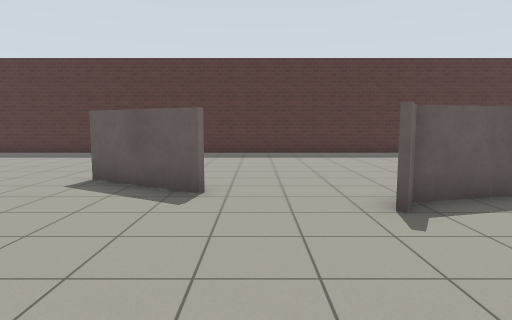
view 1 (above)

24 first-person views from a walk through a Gazebo world. The camera is 1.2 m above the floor, tilts 6° down and sees 75° across. The floor is counted in squares, 1 m on a side. Each view is taken from the middle of a square. On the plan, view 1 faces up. The plan holds only what a view shows up to about 13 squares ahead; the rest is blank. Simple patterns stand in for the simulator's built-in surfaces.

view 2
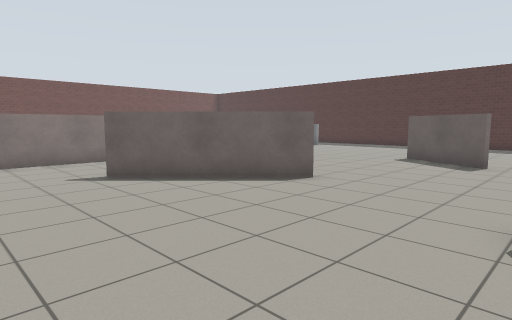

view 3
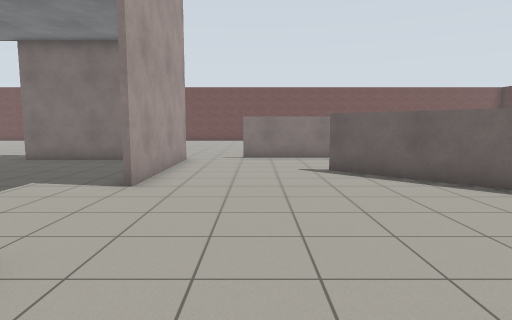

view 4
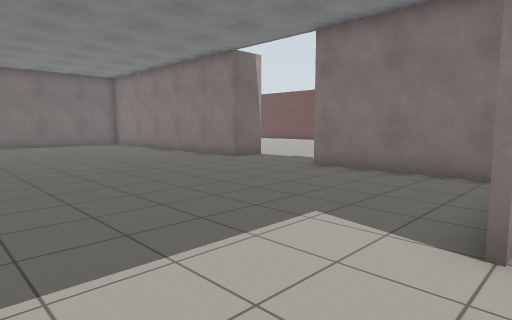

view 5
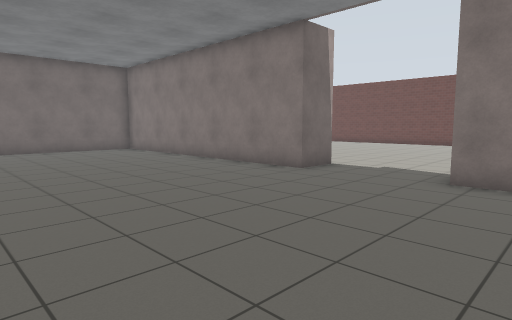

view 6
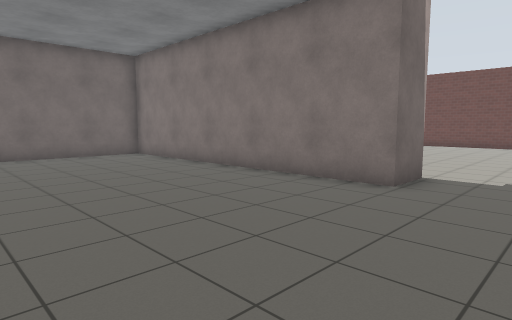

view 7
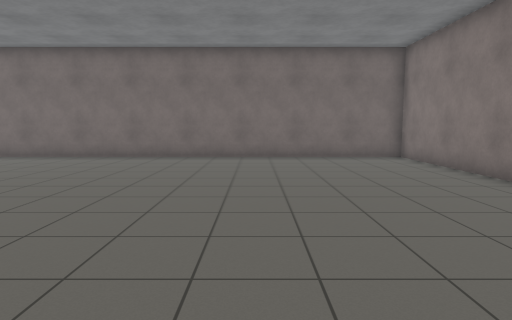

view 8
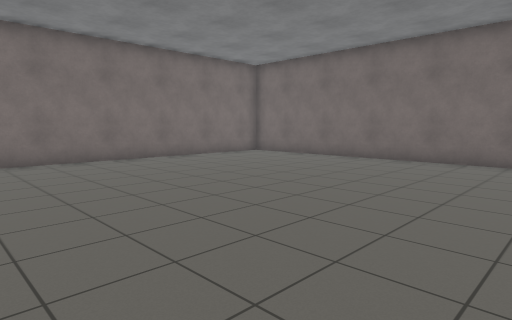

view 9
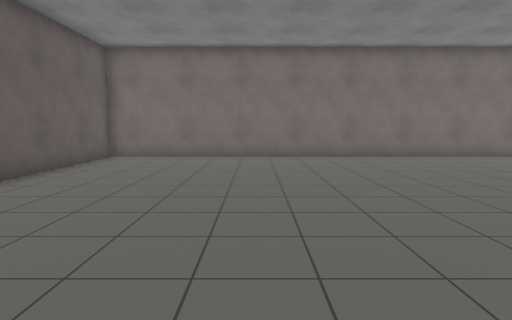

view 10
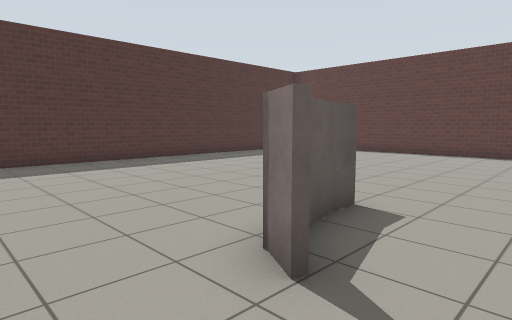

view 11
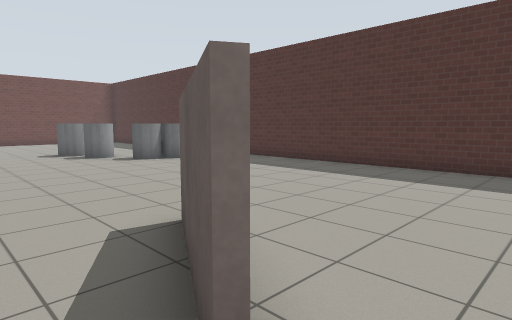

view 12
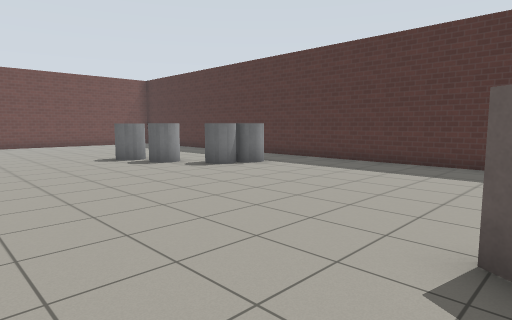

view 13
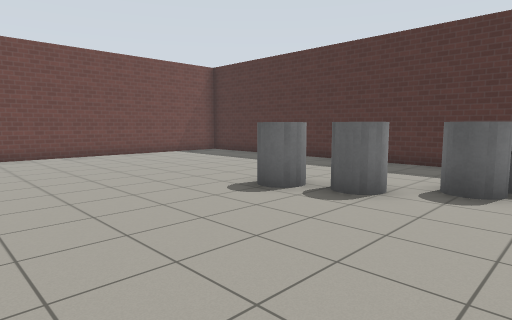

view 14
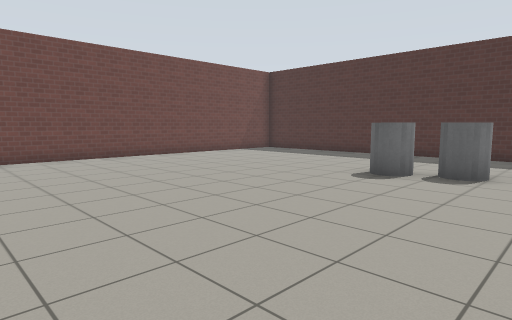

view 15
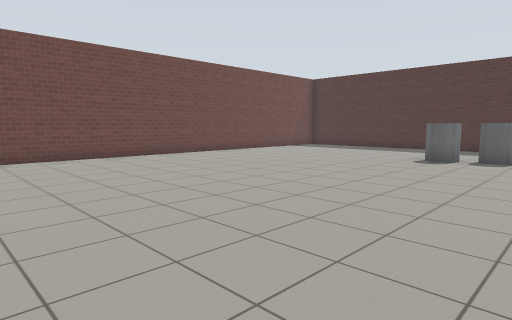

view 16
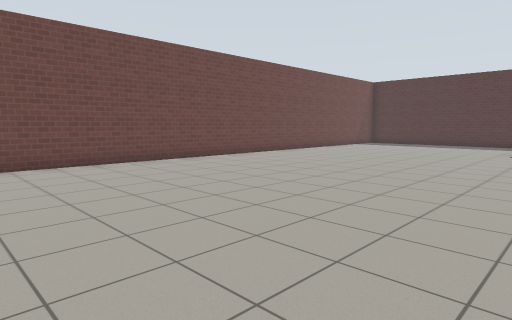

view 17
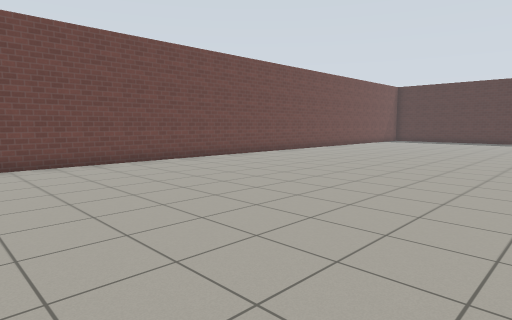

view 18
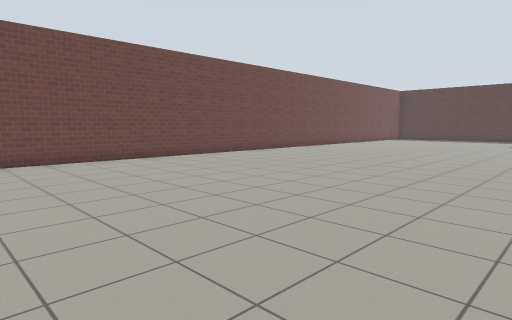

view 19
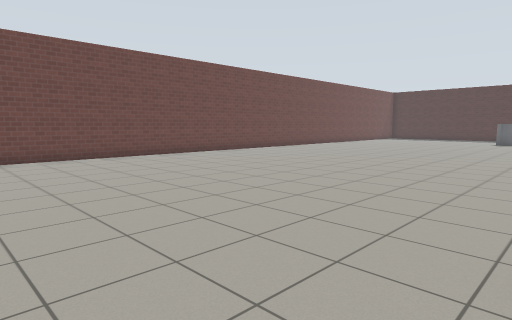

view 20
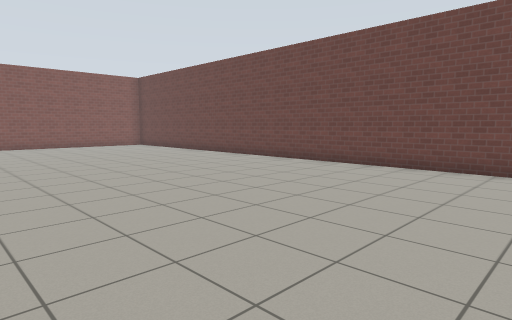

view 21
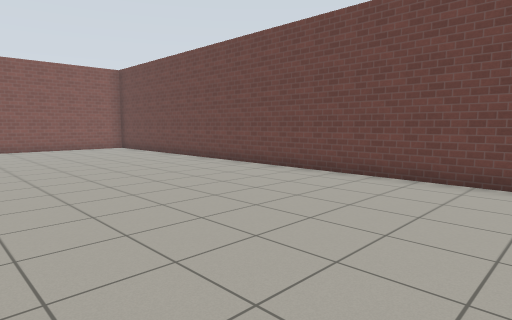

view 22
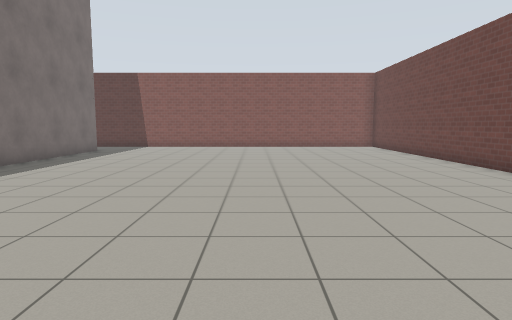

view 23
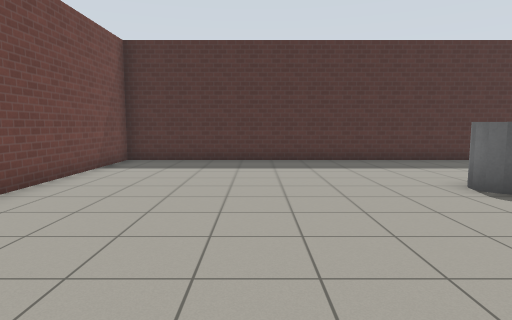

view 24
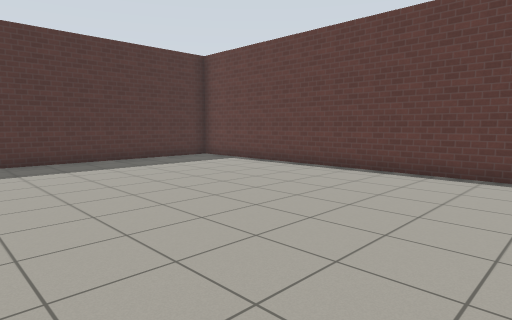

### Floor plan
Points are (right, up) in squares from view 1. A wall is a line through its corners. A room is listed if a view was taken in it or the views show most of it. See-through windows are left out.
Room 1 (views 1, 2, 3, 4, 5, 6, 7, 8, 9)
walls: (-9.4, -15.6) (-9.4, -26.4) (5.6, -26.4); (-9.4, -7.4) (-9.4, -12); (-9.6, -6.4) (-4.4, -6.4); (8.4, -22.2) (8.4, -6.6) (2.9, -6.6); (-3.4, 1.4) (-6.8, -2.1); (-10.2, -0.8) (-10.2, -4.5)
ways out: opening at (-10, -14) to room 2; opening at (-10, -5.5) to room 2; opening at (-0.5, 0.8) to room 2
Room 2 (views 10, 11, 12, 13, 14, 15, 16, 17, 18, 19, 20, 21, 22, 23, 24)
walls: (-11, -15.6) (-9.4, -15.6); (-1, 5.7) (-3.7, 7.3); (1.9, 4.5) (2.3, 5.1); (4, 5.5) (2.4, 5.1) (2, 4.4); (4.6, 5.5) (3.9, 5.5); (-9.6, -24.1) (-9.6, -20.5); (-1.1, 14.4) (-23.4, 14.4) (-23.4, -24.1); (14.4, 4) (14.4, 13.1); (13.3, 14.4) (1.4, 14.4)
ways out: opening at (-10, -14) to room 1; opening at (-10, -5.5) to room 1; opening at (-0.5, 0.8) to room 1
objects: grey cylinder (-15, 9) to (-14, 9); grey cylinder (-13, 9) to (-13, 10); grey cylinder (-12, 11); grey cylinder (-11, 11) to (-11, 12)

Positions as (right, up) in squares from view 1, and headings:
1: (0, 0), facing up
2: (1, -5), facing up-left
3: (2, -4), facing left
4: (-1, -6), facing down-left
5: (-2, -10), facing down-left
6: (-3, -13), facing down-left
7: (-4, -14), facing down
8: (-3, -15), facing down-right
9: (-4, -12), facing right
10: (0, 3), facing up-right
11: (0, 5), facing up-left
12: (-3, 4), facing up-left
13: (-10, 4), facing up-left
14: (-11, 1), facing up-left
15: (-11, -3), facing up-left
16: (-13, -7), facing up-left
17: (-13, -11), facing up-left
18: (-12, -14), facing up-left
19: (-11, -15), facing up-left
20: (-14, -10), facing down-left
21: (-16, -12), facing down-left
22: (-17, -11), facing down
23: (-19, 3), facing up
24: (6, 3), facing up-right
